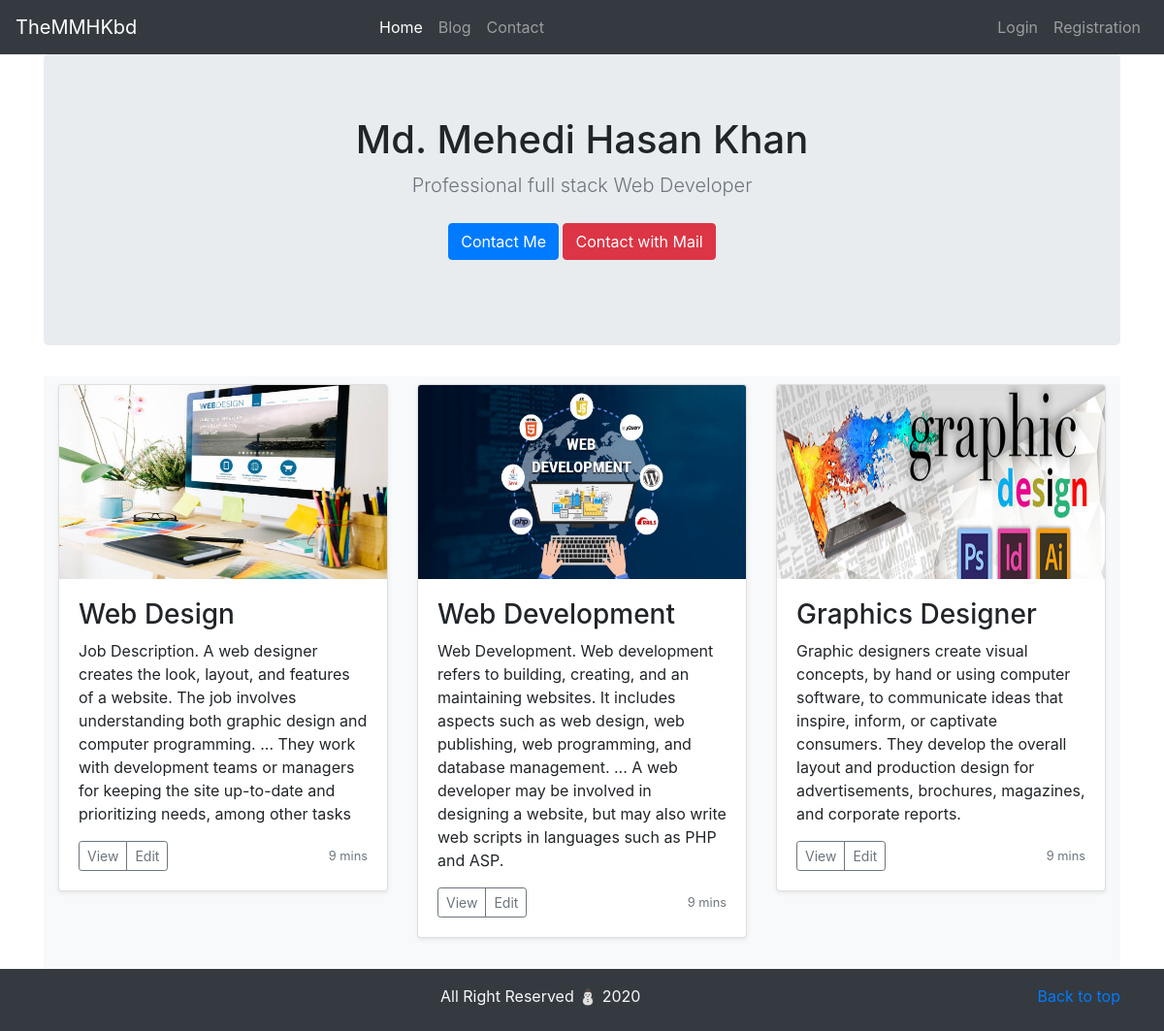
The page / on the database its author committed.
### main/models.py (models this page shows, shortened)
class services(models.Model):
    img = models.ImageField(upload_to='images/',default='')
    title=models.CharField(max_length=150)
    desc=models.TextField(max_length=500)

### main/views.py (the view)
# urls.py: path('',views.home, name='home'),
def home(request):
    myserv = services.objects.all()
    return render(request,'home.html',{'myserv':myserv})

### main/templates/home.html (shortened to what this page needs)
{% extends 'base.html' %}
{% block content %}
<main role="main">
    <section class="jumbotron text-center">
        <div class="container">
            <h1>Md. Mehedi Hasan Khan</h1>
            <p class="lead text-muted">Professional full stack Web Developer</p>
            <p>
                <a href="{% url 'contact' %}" class="btn btn-primary my-2">Contact Me</a>
                <a href="#" class="btn btn-danger my-2">Contact with Mail</a>
            </p>
        </div>
    </section>
    <div class="album py-2 bg-light">
        <div class="container">
            <div class="row">
            {% for item in myserv %}
                <div class="col-md-4">
                    <div class="card mb-4 shadow-sm">
                        <img style="height:200px;width:100%;" class="card-img-top" src="{{ item.img.url }}" alt="Card image cap">
                        <div class="card-body">
                            <h3>{{ item.title }}</h3>
                            <p class="card-text">{{ item.desc }}</p>
                            <div class="d-flex justify-content-between align-items-center">
                                <div class="btn-group">
                                    <button type="button" class="btn btn-sm btn-outline-secondary">View</button>
                                    <button type="button" class="btn btn-sm btn-outline-secondary">Edit</button>
                                </div>
                                <small class="text-muted">9 mins</small>
                            </div>
                        </div>
                    </div>
                </div>
             {% endfor %}
            </div>
        </div>
    </div>
</main>
{% endblock %}

### rows shown on the page
services: img (picture), title "Web Design", desc "Job Description. A web designer creates the look, layout, and features of a website. The job involves understanding both graphic design and computer programming. ... They work with development teams or managers for keeping the site up-to-date and prioritizing needs, among other tasks"
services: img (picture), title "Web Development", desc "Web Development. Web development refers to building, creating, and an maintaining websites. It includes aspects such as web design, web publishing, web programming, and database management. ... A web developer may be involved in designing a website, but may also write web scripts in languages such as PHP and ASP."
services: img (picture), title "Graphics Designer", desc "Graphic designers create visual concepts, by hand or using computer software, to communicate ideas that inspire, inform, or captivate consumers. They develop the overall layout and production design for advertisements, brochures, magazines, and corporate reports."
